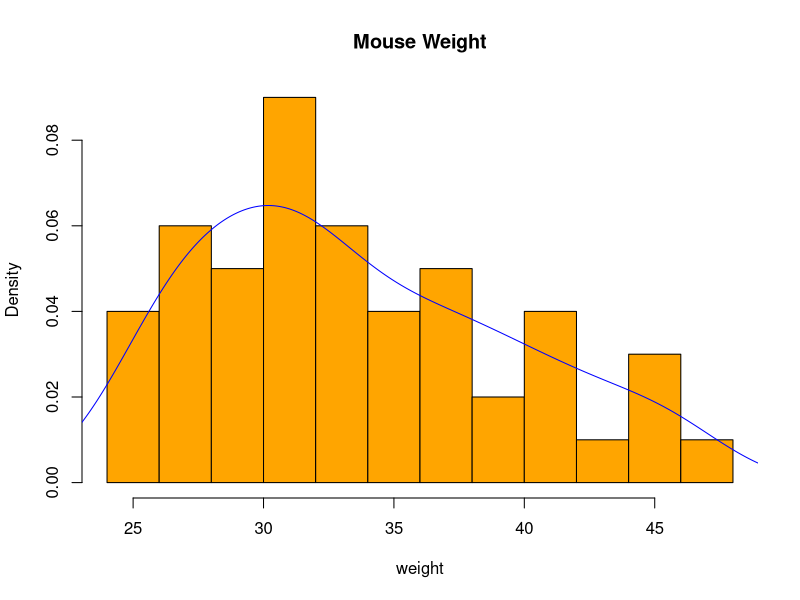
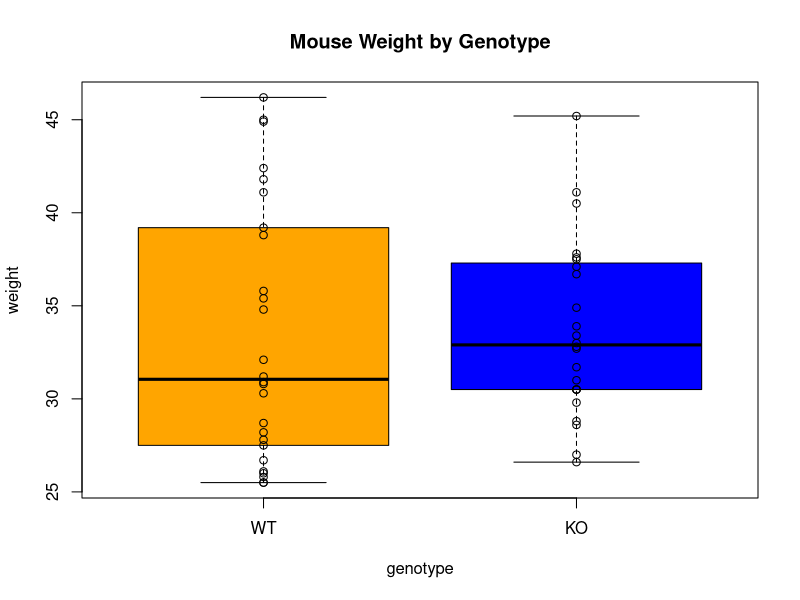
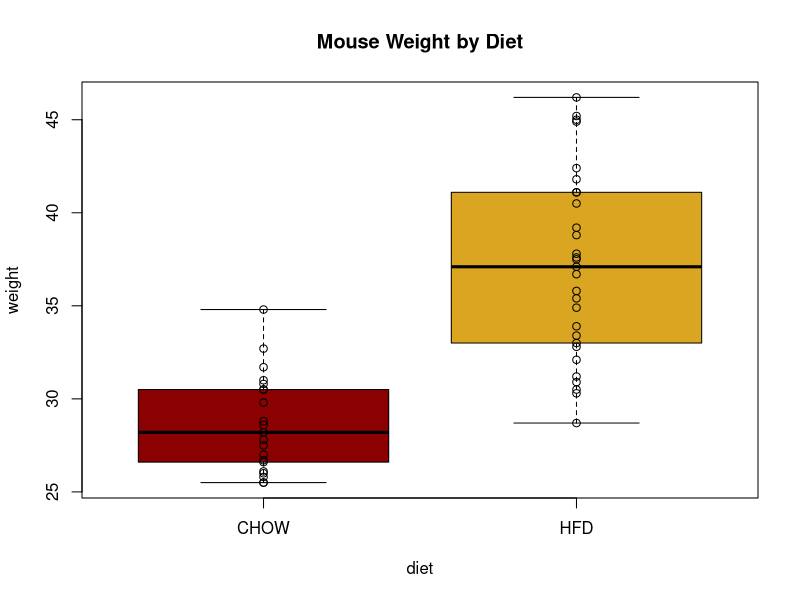

Write the R code that produced these figures, in order.
mice_data <- read.table("course_datasets/mice_data_mod.csv", header=TRUE, sep=",") # define classes for columns
mice_data$genotype <- factor(mice_data$genotype, levels=c("WT", "KO"))
mice_data$diet <- factor(mice_data$diet, levels=c("CHOW", "HFD"))


# 1) Plot an histogram of mouse weight and customize it with colours, labels, title and represent the density line on top.
hist(mice_data$weight,
     freq=FALSE, breaks=8,
     main="Mouse Weight",
     col="orange" ,
     xlab="weight")
lines(density(mice_data$weight), col='blue')
# Note: freq=FALSE makes the histogram density based, which makes it scale well with the density line

# 2) Make boxplots of weights from WT and KO mice. Customize with title, labels, colors.

boxplot(weight ~ genotype, data= mice_data,
        col=c("orange", "blue"),
        main="Mouse Weight by Genotype"
)
points(weight ~ genotype, data= mice_data)


# 3) Optional: Repeat 2 with diet instead of genotype.

boxplot(weight ~ diet, data= mice_data,
        col=c("darkred", "goldenrod"),
        main="Mouse Weight by Diet"
)
points(weight ~ diet, data= mice_data)